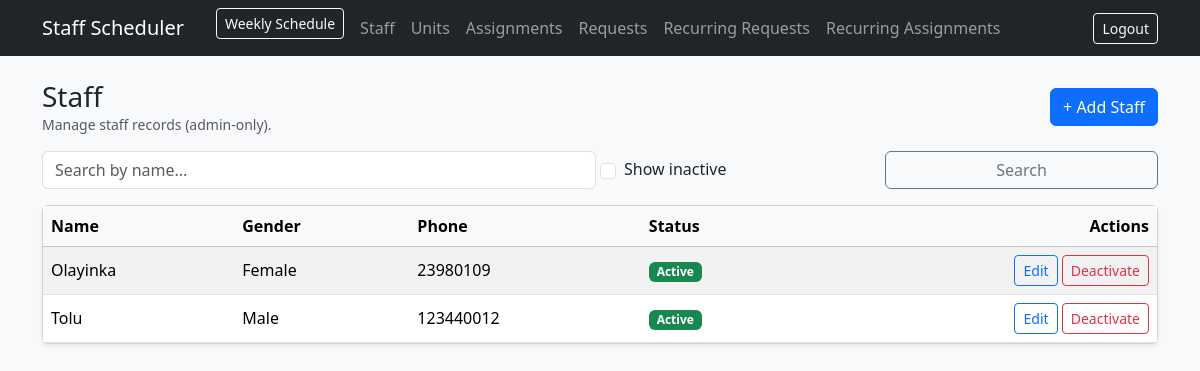
/staff/ (signed in), run on an earlier commit of the app's database.
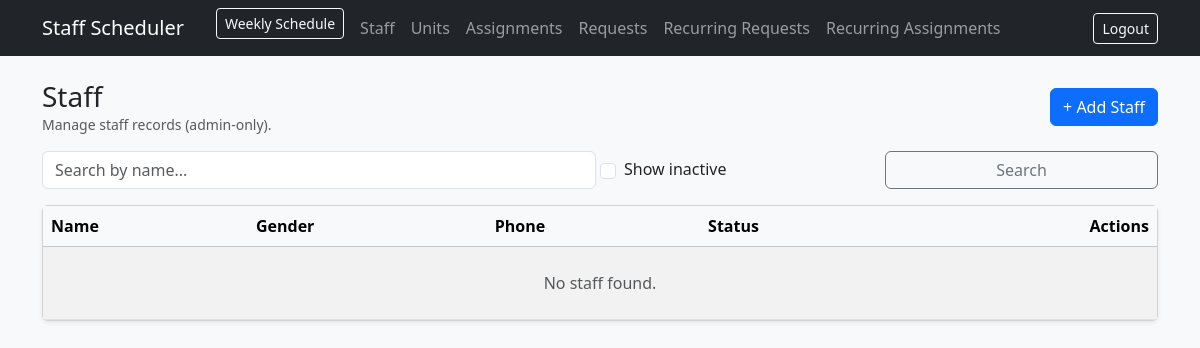
And on a later commit of the database.
### app/models.py (models this page shows)
class Staff(db.Model):
    __tablename__ = "staff"
    id = db.Column(db.Integer, primary_key=True)
    full_name = db.Column(db.String(120), nullable=False, index=True)
    gender = db.Column(db.String(10), nullable=False)
    phone = db.Column(db.String(40), nullable=True)
    is_active = db.Column(db.Boolean, default=True, nullable=False)
    created_at = db.Column(db.DateTime, default=datetime.utcnow, nullable=False)

### app/staff/routes.py (the view)
@staff_bp.get("/")
@login_required
def list_staff():
    q = (request.args.get("q") or "").strip()
    show_inactive = request.args.get("inactive") == "1"
    query = Staff.query
    if q:
        query = query.filter(Staff.full_name.ilike(f"%{q}%"))
    if not show_inactive:
        query = query.filter_by(is_active=True)
    staff = query.order_by(Staff.full_name.asc()).all()
    return render_template(
        "staff/list.html",
        staff=staff,
        q=q,
        show_inactive=show_inactive
    )

### app/templates/staff/list.html (shortened to what this page needs)
{% extends "base.html" %}
{% block content %}
<div class="d-flex align-items-center justify-content-between mb-3">
  <div>
    <h3 class="mb-0">Staff</h3>
    <div class="text-muted small">Manage staff records (admin-only).</div>
  </div>
  <a class="btn btn-primary" href="{{ url_for('staff.new_staff') }}">+ Add Staff</a>
</div>
<form class="row g-2 mb-3" method="get">
  <div class="col-md-6">
    <input class="form-control" name="q" placeholder="Search by name..." value="{{ q }}">
  </div>
  <div class="col-md-3 form-check d-flex align-items-center">
    <input class="form-check-input me-2" type="checkbox" id="inactive" name="inactive" value="1" {% if show_inactive %}checked{% endif %}>
    <label class="form-check-label" for="inactive">Show inactive</label>
  </div>
  <div class="col-md-3">
    <button class="btn btn-outline-secondary w-100">Search</button>
  </div>
</form>
<div class="card shadow-sm">
  <div class="table-responsive">
    <table class="table table-striped mb-0 align-middle">
      <thead class="table-light">
        <tr>
          <th>Name</th>
          <th>Gender</th>
          <th>Phone</th>
          <th>Status</th>
          <th class="text-end">Actions</th>
        </tr>
      </thead>
      <tbody>
        {% for s in staff %}
        <tr>
          <td>{{ s.full_name }}</td>
          <td>{{ s.gender }}</td>
          <td>{{ s.phone or "-" }}</td>
          <td>
            {% if s.is_active %}
              <span class="badge bg-success">Active</span>
            {% else %}
              <span class="badge bg-secondary">Inactive</span>
            {% endif %}
          </td>
          <td class="text-end">
            <a class="btn btn-sm btn-outline-primary" href="{{ url_for('staff.edit_staff', staff_id=s.id) }}">Edit</a>
            <form class="d-inline" method="post" action="{{ url_for('staff.toggle_staff', staff_id=s.id) }}">
              {% if s.is_active %}
                <button class="btn btn-sm btn-outline-danger" onclick="return confirm('Deactivate this staff?')">Deactivate</button>
              {% else %}
                <button class="btn btn-sm btn-outline-success" onclick="return confirm('Activate this staff?')">Activate</button>
              {% endif %}
            </form>
          </td>
        </tr>
        {% endfor %}
        {% if staff|length == 0 %}
        <tr>
          <td colspan="5" class="text-center text-muted py-4">No staff found.</td>
        </tr>
        {% endif %}
      </tbody>
    </table>
  </div>
</div>
{% endblock %}

What changed in the data, as far as the page shows it:
removed Staff: full_name "Olayinka", gender "Female", phone "23980109", is_active "Active"
removed Staff: full_name "Tolu", gender "Male", phone "123440012", is_active "Active"
Also different on the page:
text now shown: "No staff found."
